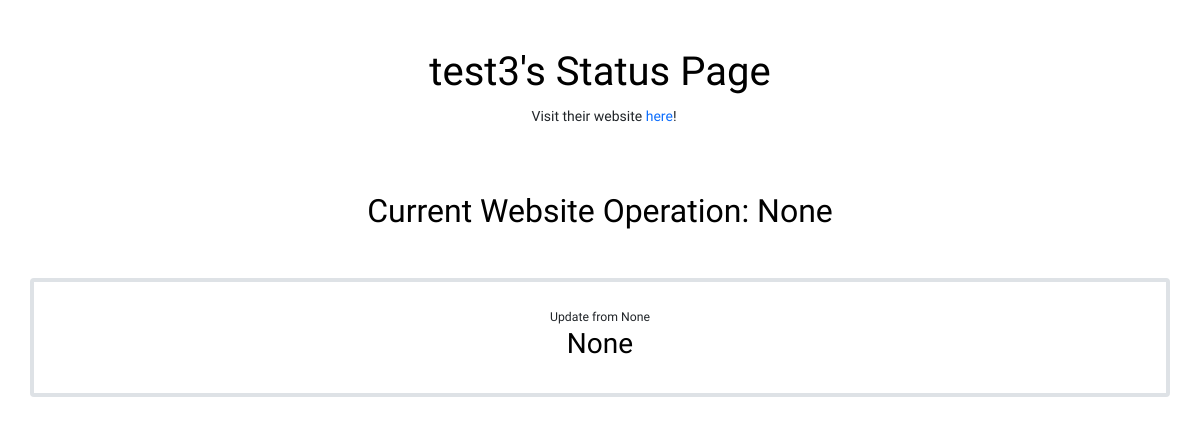
Page /test3 on the earlier database version.
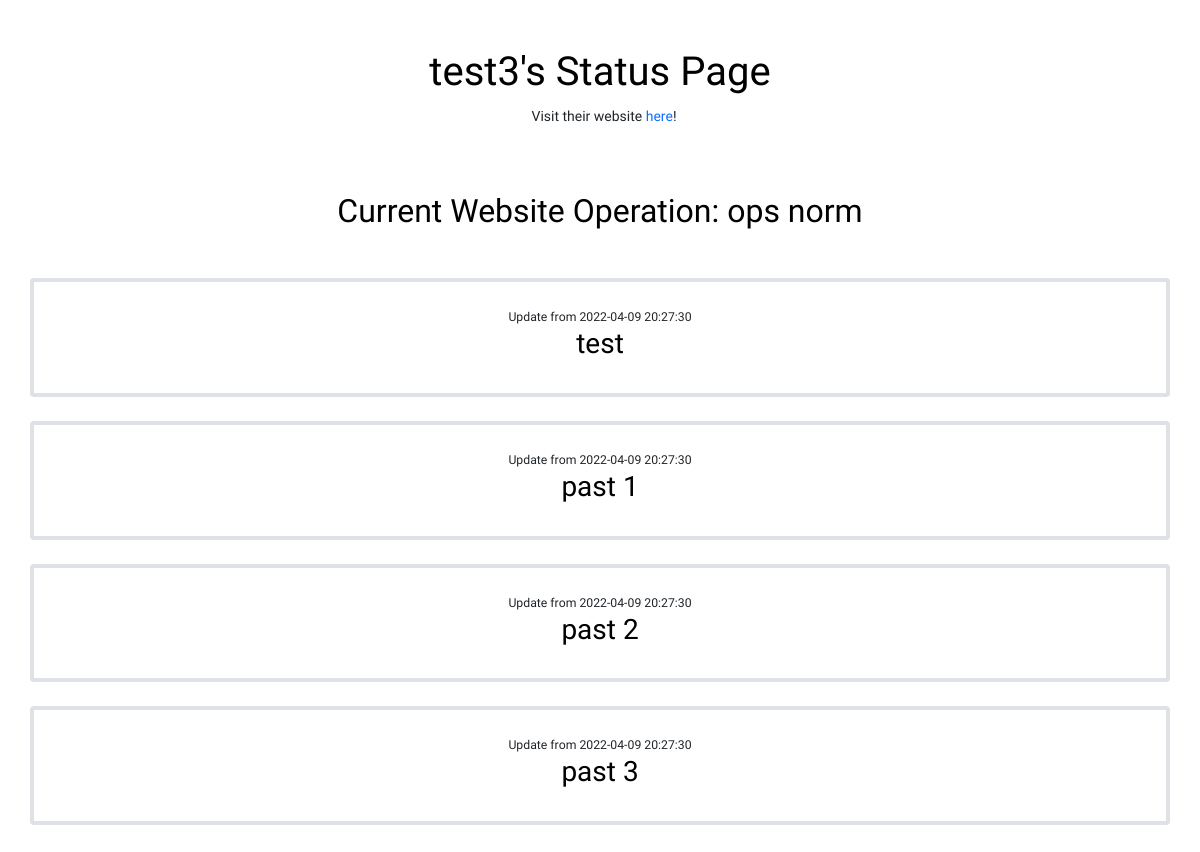
Same page on the later database version.
### status_page/models.py (models this page shows, shortened)
class Website_data(db.Model):
	id = db.Column(db.Integer, primary_key=True)
	name = db.Column(db.String(16), unique=True)
	truen = db.Column(db.String(16), unique=False)
	website_url = db.Column(db.String(30), unique=False, nullable=False)
	ops = db.Column(db.String(51), unique=False, nullable=True)
	update_latest = db.Column(db.String(200), unique=False, nullable=True)
	update_latest_time = db.Column(db.DateTime, nullable=True)
	update_past_1 = db.Column(db.String(200), unique=True)
	update_past_1_time = db.Column(db.DateTime, nullable=True)
	update_past_2 = db.Column(db.String(200), unique=True)
	update_past_2_time = db.Column(db.DateTime, nullable=True)
	update_past_3 = db.Column(db.String(200), unique=True)
	update_past_3_time = db.Column(db.DateTime, nullable=True)
	uid = db.Column(db.Integer, db.ForeignKey('user.id'), nullable=True)

### status_page/routes.py (the view)
@app.route('/<name>')
def get_website(name):
	web = Website_data.query.filter_by(truen=str(name).lower()).first()
	if web == "":
		abort(404)
	else:
		def cut_time(time):
				dt = str(time)
				d_split = dt.split('.')
				return d_split[0]
		return render_template('status.html', data=web, title=f"{web.website_url} - Status Page", cut_time=cut_time)

### status_page/templates/status.html (shortened to what this page needs)
<!DOCTYPE html>
<html lang="en">
<head>
	<link href="https://cdn.jsdelivr.net/npm/bootstrap@5.1.3/dist/css/bootstrap.min.css" rel="stylesheet">
	<link rel="stylesheet" type="text/css" href="{{ url_for('static', filename='main.css') }}">
	<link href="https://cdn.jsdelivr.net/npm/bootstrap@5.0.2/dist/css/bootstrap.min.css" rel="stylesheet">
</head>
<body>
    <div class="container-fluid text-center mt-4">
        <h1 class="bold pt-4">{{data.name}}'s Status Page</h1>
        <small class="p-2">Visit their website <a href="{{data.website_url}}">here</a>!</p>
    </div>
    <h2 class="text-center pb-4">Current Website Operation: {{data.ops}}</h2>
    <div class="container-lg border border-4 rounded p-4 text-center mb-4 mt-4">
        <small class="p-4">Update from {{cut_time(data.update_latest_time)}}</small>
        <h3>{{data.update_latest}}</h3>
    </div>
    {% if data.update_past_1 != None %}
        <div class="container-lg border border-4 rounded p-4 text-center mb-4 mt-4">
            <small class="p-4">Update from {{cut_time(data.update_past_1_time)}}</small>
            <h3>{{data.update_past_1}}</h3>
        </div>
    {% endif %}
    {% if data.update_past_2 != None %}
        <div class="container-lg border border-4 rounded p-4 text-center mb-4 mt-4">
            <small class="p-4">Update from {{cut_time(data.update_past_2_time)}}</small>
            <h3>{{data.update_past_2}}</h3>
        </div>
    {% endif %}
    {% if data.update_past_3 != None %}
        <div class="container-lg border border-4 rounded p-4 text-center mb-4 mt-4">
            <small class="p-4  ">Update from {{cut_time(data.update_past_3_time)}}</small>
            <h3>{{data.update_past_3}}</h3>
        </div>
    {% endif %}
</body>
</html>

### status_page/static/main.css (style rules this page uses)
h1, h2, h3, h4, h5, h6, p, a { color: #000000; !important }
body { background-color: #E7E7E7; overflow: hidden; }

### status_page/templates/status.html (style rules this page uses)
a:link { text-decoration: none; }
* { font-family: 'Ubuntu', sans-serif; }
.bold { font-weight: 500; }

Differences in the rows shown:
changed Website_data "test3": ops "None" → "ops norm"; update_latest_time "None" → "2022-04-09 20:27:30"; update_latest "None" → "test"; update_past_1_time (not shown) → "2022-04-09 20:27:30"; update_past_1 (not shown) → "past 1"; update_past_2_time (not shown) → "2022-04-09 20:27:30"; update_past_2 (not shown) → "past 2"; update_past_3_time (not shown) → "2022-04-09 20:27:30"; update_past_3 (not shown) → "past 3"
Other differences:
text now shown: "Update from Update from Update from"
